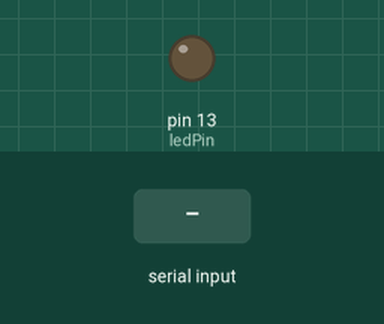
The sketch below on a simulated Arduino Uno, built with avr-gcc and run on an emulated ATmega328P. Parts: output pins drawn as LEDs (lit = HIGH). The test bench sets the inputs (shaded band).

Above: at 1.2 s.
1.3 s: "1" received over the second serial link
At 1.7 s:
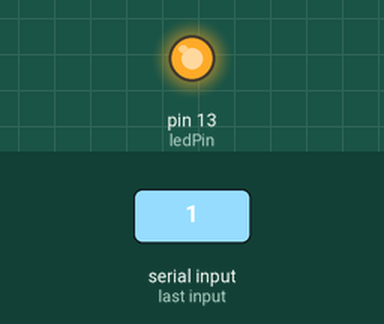
2.8 s: "0" received over the second serial link
At 3.3 s:
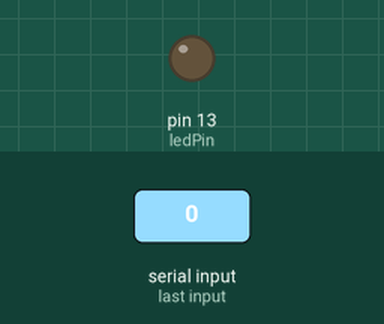
Timing chart, 0 to 5.8 s (numbered marks = the images above; inputs shaded):
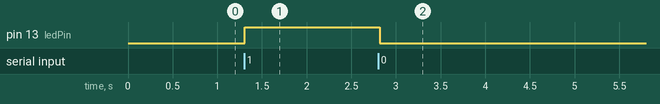

The sketch:

UnoHC05Test.ino
```cpp
/*
 * UnoHC05Test.ino
 * by Jack Noble
 *
 * Created: 14-02-2018
 * Updated: xx-xx-xxxx
 *
 * Function: Sends data over Bluetooth using the HC-05
 * module. Using a terminal emulator, a LED can be
 * toggled on and off via Bluetooth.
 *
 */

// Import Software Serial library
#include <SoftwareSerial.h>

// Define software serial for Bluetooth comms
SoftwareSerial hc05Link(2, 3);

// Define LED pins
const unsigned int ledPin = 13;

// Define variable for Bluetooth data
int btData;

void setup() {
	// Code here will only run once, when the Uno boots

	// Enable software serial and print status message
	hc05Link.begin(9600);
	hc05Link.println("BT OK");

	// Set LED pin as an output
	pinMode(ledPin, OUTPUT);
}

void loop() {
	// Code here will run forever unless breaks are introduced

	// Checks for the bluetooth link
	if (hc05Link.available()) {

		// Sets btData var to bluetooth communication data
		btData = hc05Link.read();

		// Checks if the PC/Android sends a '1' character
		if (btData == '1') {

			// Sets the LED to on and prints a message
			digitalWrite(ledPin, HIGH);
			hc05Link.println("LED = ON");
		}

		// Checks if the PC/Android sends a '0' character
		if (btData == '0') {

			// Sets the LED to off and prints a message
			digitalWrite(ledPin, LOW);
			hc05Link.println("LED = OFF");
		}
	}

	// Delays for 0.1 seconds to prevent backlog and congestion
	delay(100);
}
```

Measured:
- after the input at 1.3 s, pin 13 (ledPin): LOW → HIGH at once
- after the input at 2.8 s, pin 13 (ledPin): HIGH → LOW at once
